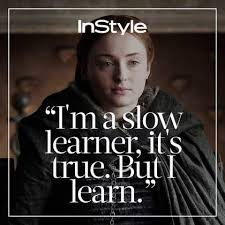
#> input picture Image_Processing/yes.jpg, 225 x 225 px, given in place of jaw.jpg, which was not available
$ python colorspace.py
#> lines starting #> are read from the running program, lines starting #| are printed output that depends on the picture; pictures that were not available may be replaced by others from this repository, and a replacement may not be noted
#import needed libraries
#import needed libraries
#import needed libraries
import numpy as np
import sys
import imutils
import argparse
import cv2


image = cv2.imread("image/jaw.jpg")
#> image is the input picture: shape (225, 225, 3); mean B, G, R 49.2, 52.4, 58.7


#import needed libraries

#Color filtering
hsv_image = cv2.cvtColor(image,cv2.COLOR_BGR2HSV)
#> hsv_image: shape (225, 225, 3); mean H, S, V 21.9, 59.4, 59
cv2.imshow("hsv_image",hsv_image)
cv2.imshow("HUE channel",hsv_image[:,:,0])
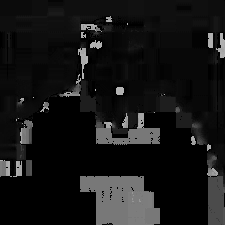
#> window 'HUE channel': shape (225, 225); min 0, max 179, mean 21.9
cv2.imshow("SATURATED channel",hsv_image[:,:,1])
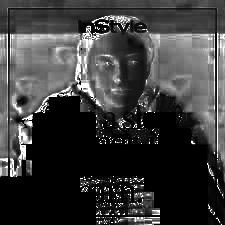
#> window 'SATURATED channel': shape (225, 225); min 0, max 255, mean 59.4
cv2.imshow("VALUE channel",hsv_image[:,:,2])
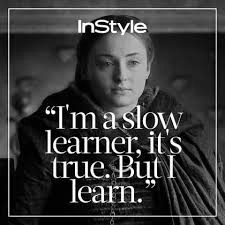
#> window 'VALUE channel': shape (225, 225); min 0, max 255, mean 59

#Display image and wiat till crash key is activated
cv2.waitKey(0)
#> (the run stopped early here; a loop or call above may not have finished)
